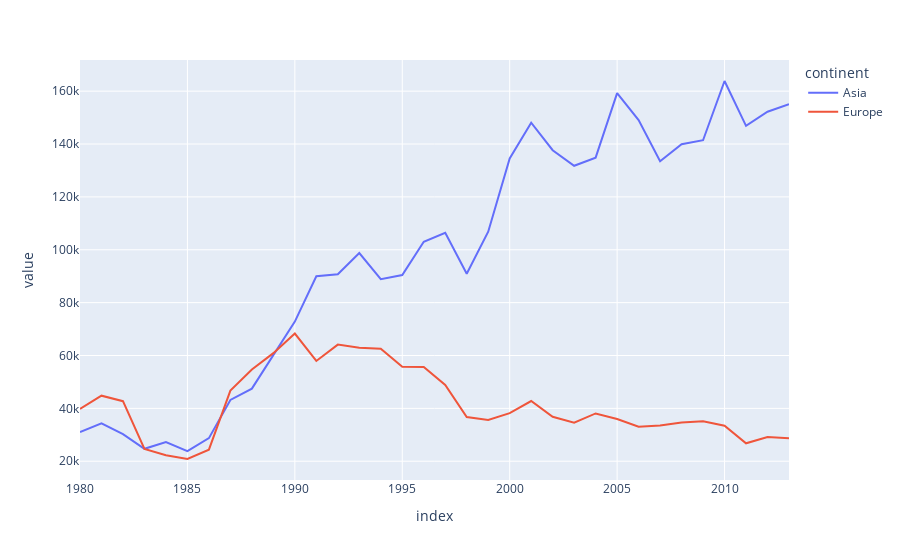

The notebook cell saved with this chart:
### Code cell
names = ['Asia','Europe']
continents.loc[names].T.plot(backend='plotly')

### Figure 1 — Plotly figure (JSON) as saved in the notebook; plotly's stock layout.template omitted (floating-point values rounded to 4 significant figures)
{"data": [{"hovertemplate": "continent=Asia<br>index=%{x}<br>value=%{y}<extra></extra>", "legendgroup": "Asia", "line": {"color": "#636efa", "dash": "solid"}, "marker": {"symbol": "circle"}, "mode": "lines", "name": "Asia", "orientation": "v", "showlegend": true, "type": "scatter", "x": [1980, 1981, 1982, 1983, 1984, 1985, 1986, 1987, 1988, 1989, 1990, 1991, 1992, 1993, 1994, 1995, 1996, 1997, 1998, 1999, 2000, 2001, 2002, 2003, 2004, 2005, 2006, 2007, 2008, 2009, 2010, 2011, 2012, 2013], "xaxis": "x", "y": [31025, 34314, 30214, 24696, 27274, 23850, 28739, 43203, 47454, 60256, 72829, 89964, 90752, 98737, 88852, 90424, 103030, 106383, 90929, 106844, 134544, 148083, 137653, 131769, 134850, 159253, 149054, 133459, 139894, 141434, 163845, 146894, 152218, 155075], "yaxis": "y"}, {"hovertemplate": "continent=Europe<br>index=%{x}<br>value=%{y}<extra></extra>", "legendgroup": "Europe", "line": {"color": "#EF553B", "dash": "solid"}, "marker": {"symbol": "circle"}, "mode": "lines", "name": "Europe", "orientation": "v", "showlegend": true, "type": "scatter", "x": [1980, 1981, 1982, 1983, 1984, 1985, 1986, 1987, 1988, 1989, 1990, 1991, 1992, 1993, 1994, 1995, 1996, 1997, 1998, 1999, 2000, 2001, 2002, 2003, 2004, 2005, 2006, 2007, 2008, 2009, 2010, 2011, 2012, 2013], "xaxis": "x", "y": [39760, 44802, 42720, 24638, 22287, 20844, 24370, 46698, 54726, 60893, 68301, 57938, 64123, 62937, 62531, 55764, 55642, 48841, 36719, 35639, 38215, 42779, 36798, 34556, 38082, 35955, 33053, 33495, 34692, 35078, 33425, 26778, 29177, 28691], "yaxis": "y"}], "layout": {"legend": {"title": {"text": "continent"}, "tracegroupgap": 0}, "margin": {"t": 60}, "xaxis": {"anchor": "y", "domain": [0, 1], "title": {"text": "index"}}, "yaxis": {"anchor": "x", "domain": [0, 1], "title": {"text": "value"}}}}
